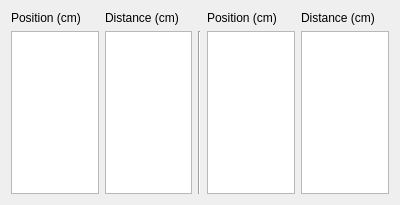
<?xml version="1.0" encoding="UTF-8"?>
<ui version="4.0">
 <class>CartTestSheetWidget</class>
 <widget class="QWidget" name="CartTestSheetWidget">
  <property name="geometry">
   <rect>
    <x>0</x>
    <y>0</y>
    <width>400</width>
    <height>205</height>
   </rect>
  </property>
  <property name="windowTitle">
   <string>Form</string>
  </property>
  <layout class="QGridLayout" name="gridLayout_2">
   <item row="0" column="0">
    <layout class="QGridLayout" name="gridLayout">
     <item row="1" column="1">
      <widget class="QPlainTextEdit" name="FirstHalfDistancePlainTextEdit"/>
     </item>
     <item row="1" column="3">
      <widget class="QPlainTextEdit" name="SecondHalfPositionPlainTextEdit"/>
     </item>
     <item row="0" column="0">
      <widget class="QLabel" name="label">
       <property name="text">
        <string>Position (cm)</string>
       </property>
      </widget>
     </item>
     <item row="0" column="3">
      <widget class="QLabel" name="label_3">
       <property name="text">
        <string>Position (cm)</string>
       </property>
      </widget>
     </item>
     <item row="1" column="4">
      <widget class="QPlainTextEdit" name="SecondHalfDistancePlainTextEdit"/>
     </item>
     <item row="0" column="1">
      <widget class="QLabel" name="label_2">
       <property name="text">
        <string>Distance (cm)</string>
       </property>
      </widget>
     </item>
     <item row="0" column="4">
      <widget class="QLabel" name="label_4">
       <property name="text">
        <string>Distance (cm)</string>
       </property>
      </widget>
     </item>
     <item row="1" column="0">
      <widget class="QPlainTextEdit" name="FirstHalfPositionPlainTextEdit"/>
     </item>
     <item row="1" column="2">
      <widget class="Line" name="line">
       <property name="orientation">
        <enum>Qt::Vertical</enum>
       </property>
      </widget>
     </item>
    </layout>
   </item>
  </layout>
 </widget>
 <resources/>
 <connections/>
</ui>
